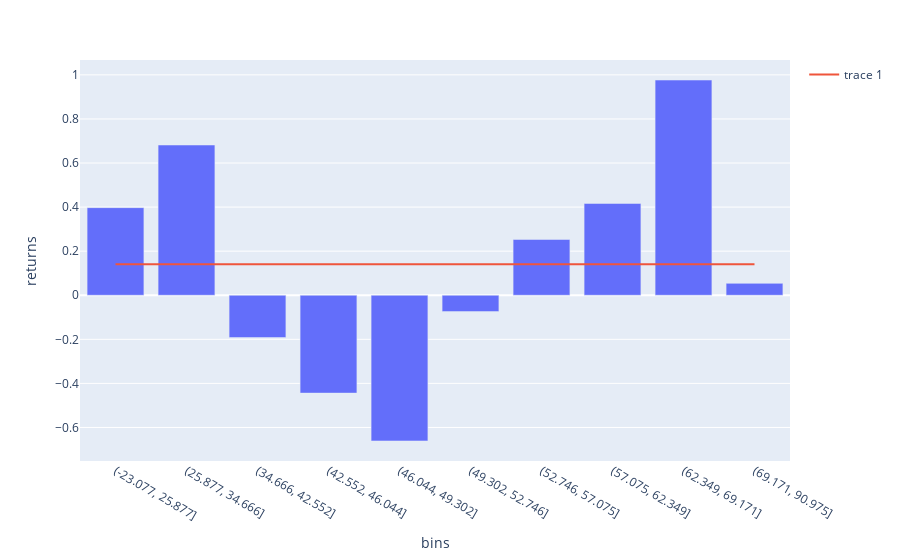

Notebook cell for this chart:
### Code cell
import pandas as pd
import plotly.express as px
import plotly.graph_objects as go
dfs = pd.DataFrame({'bins': {0: '(-23.077, 25.877]', 1: '(25.877, 34.666]', 2: '(34.666, 42.552]', 3: '(42.552, 46.044]', 4: '(46.044, 49.302]', 5: '(49.302, 52.746]', 6: '(52.746, 57.075]', 7: '(57.075, 62.349]', 8: '(62.349, 69.171]', 9: '(69.171, 90.975]'}, 'returns': {0: 0.39754, 1: 0.6817, 2: -0.1918399999999998, 3: -0.44406, 4: -0.6611199999999998, 5: -0.0742857142857142, 6: 0.25304, 7: 0.4166, 8: 0.97648, 9: 0.0539999999999999}})
dfs['benchmark'] = [0.14080542857142858, 0.14080542857142858, 0.14080542857142858, 0.14080542857142858, 0.14080542857142858, 0.14080542857142858, 0.14080542857142858, 0.14080542857142858, 0.14080542857142858, 0.14080542857142858]

fig = px.bar(dfs, x='bins', y='returns')
fig.add_traces(go.Scatter(x= dfs.bins, y=dfs.benchmark, mode = 'lines'))
#fig.show()

### Figure 1 — Plotly figure (JSON) as saved in the notebook; plotly's stock layout.template omitted (floating-point values rounded to 4 significant figures)
{"data": [{"hovertemplate": "bins=%{x}<br>returns=%{y}<extra></extra>", "legendgroup": "", "marker": {"color": "#636efa", "pattern": {"shape": ""}}, "name": "", "orientation": "v", "showlegend": false, "textposition": "auto", "type": "bar", "x": ["(-23.077, 25.877]", "(25.877, 34.666]", "(34.666, 42.552]", "(42.552, 46.044]", "(46.044, 49.302]", "(49.302, 52.746]", "(52.746, 57.075]", "(57.075, 62.349]", "(62.349, 69.171]", "(69.171, 90.975]"], "xaxis": "x", "y": [0.3975, 0.6817, -0.1918, -0.4441, -0.6611, -0.07429, 0.253, 0.4166, 0.9765, 0.054], "yaxis": "y"}, {"mode": "lines", "type": "scatter", "x": ["(-23.077, 25.877]", "(25.877, 34.666]", "(34.666, 42.552]", "(42.552, 46.044]", "(46.044, 49.302]", "(49.302, 52.746]", "(52.746, 57.075]", "(57.075, 62.349]", "(62.349, 69.171]", "(69.171, 90.975]"], "y": [0.1408, 0.1408, 0.1408, 0.1408, 0.1408, 0.1408, 0.1408, 0.1408, 0.1408, 0.1408]}], "layout": {"barmode": "relative", "legend": {"tracegroupgap": 0}, "margin": {"t": 60}, "xaxis": {"anchor": "y", "domain": [0, 1], "title": {"text": "bins"}}, "yaxis": {"anchor": "x", "domain": [0, 1], "title": {"text": "returns"}}}}
